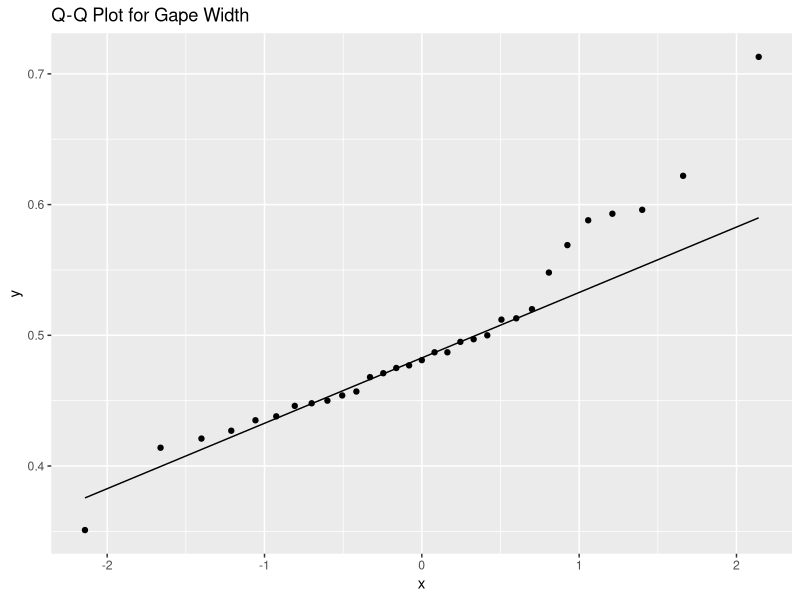
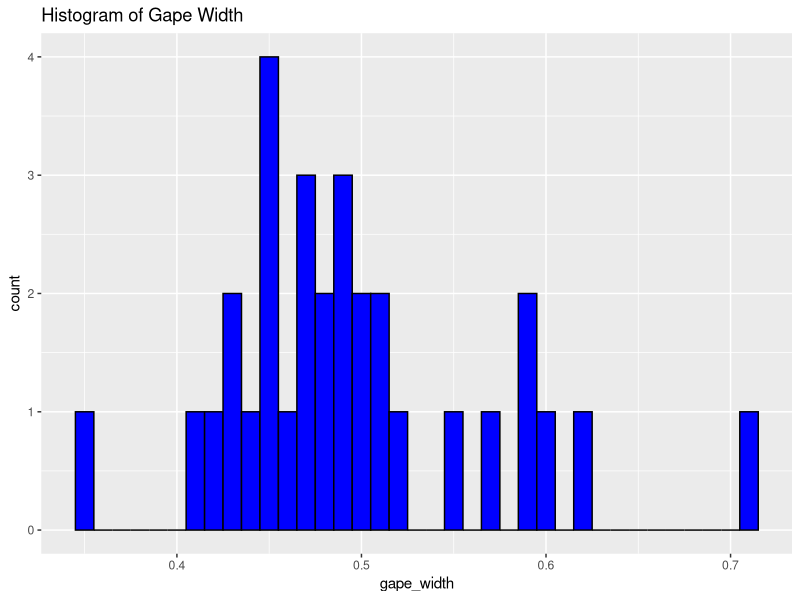
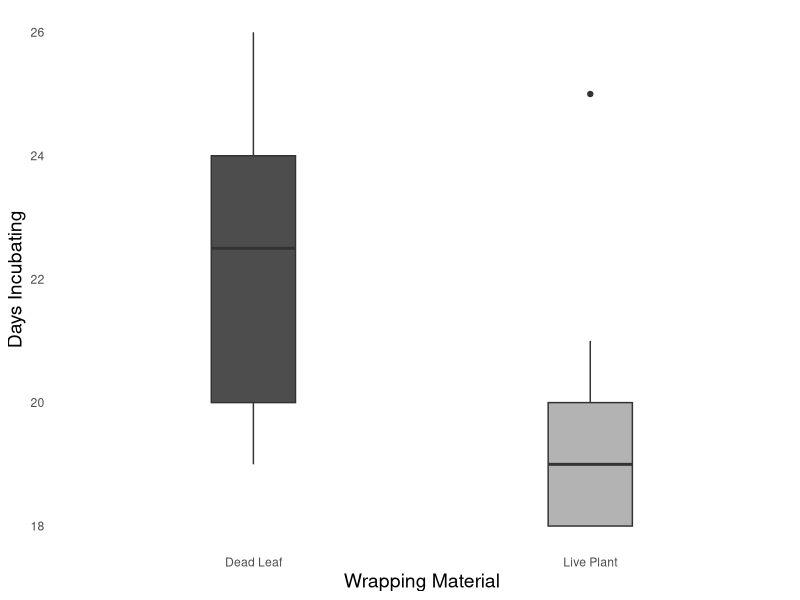
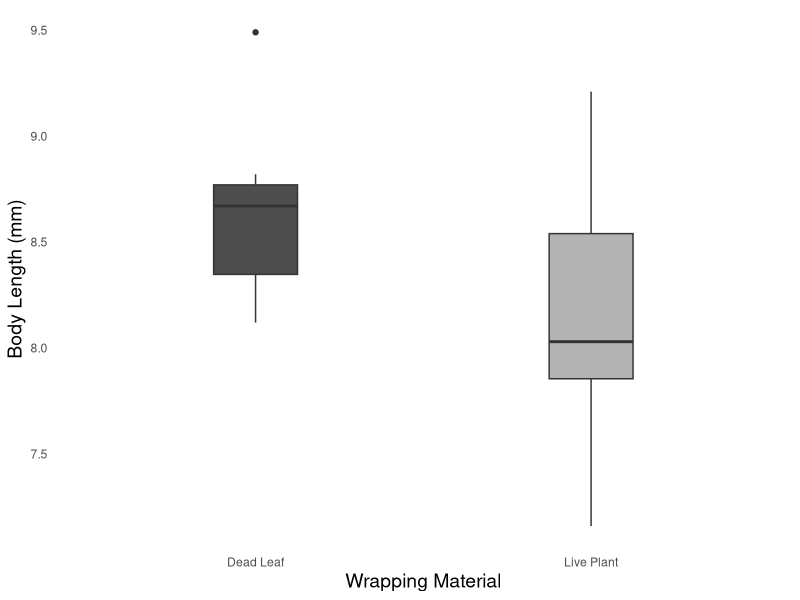
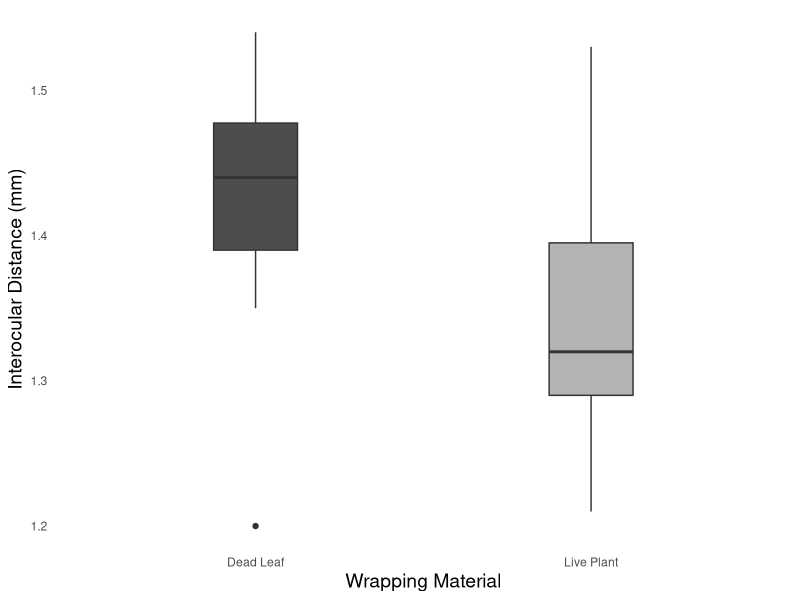
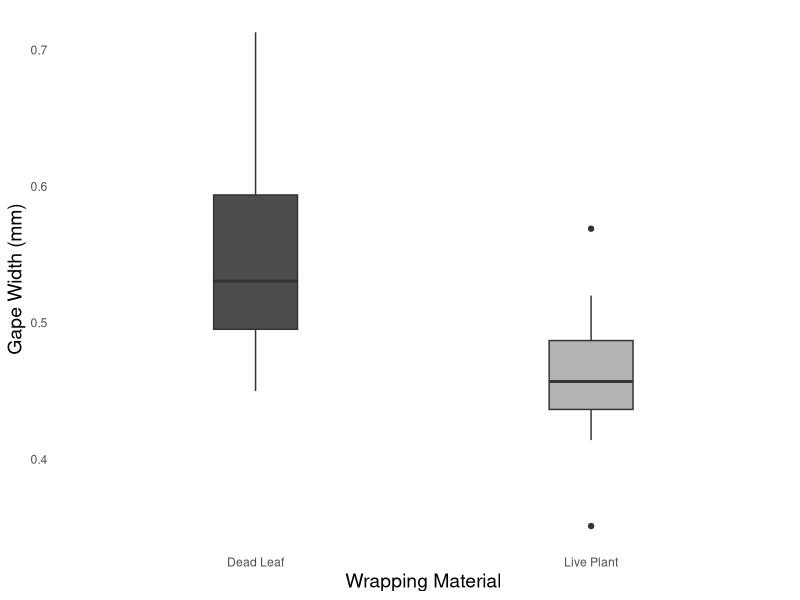

The R source for these figures, in order:
## ---- chunk 1
knitr::opts_chunk$set(echo = TRUE) #for knitting the PDF
if (!require("ggplot2")) install.packages("ggplot2"); library(ggplot2) #for pretty plots
if (!require("tidyverse")) install.packages("tidyverse"); library(tidyverse) #a collection of different packages for data science, such as ggplot and dplyr. ALWAYS DO LAST!! 
## ---- chunk 2
hatchling_data <- read.csv("hatchling_data.csv") 

head(hatchling_data)
tail(hatchling_data)
summary(hatchling_data)
str(hatchling_data)

## ---- chunk 3
hatchling_data_filtered <- hatchling_data %>% filter(id != 'N30')
tail(hatchling_data_filtered)
## ---- chunk 4
shapiro.test(hatchling_data_filtered$days_incubating)
shapiro.test(hatchling_data_filtered$body_length)
shapiro.test(hatchling_data_filtered$interoccular_distance)
shapiro.test(hatchling_data_filtered$gape_width)

## ---- chunk 5
ggplot(data = hatchling_data_filtered, aes(sample = gape_width)) +
  geom_qq() +
  geom_qq_line() +
  ggtitle("Q-Q Plot for Gape Width")
## ---- chunk 6
ggplot(data = hatchling_data_filtered, aes(x = gape_width)) +
  geom_histogram(binwidth = 0.01, fill = "blue", color = "black") +
  ggtitle("Histogram of Gape Width")
## ---- chunk 7
t.test(body_length ~ substrate, data = hatchling_data_filtered)
## ---- chunk 8
wilcox.test(days_incubating ~ substrate, data = hatchling_data_filtered)
wilcox.test(interoccular_distance ~ substrate, data = hatchling_data_filtered)
wilcox.test(gape_width ~ substrate, data = hatchling_data_filtered)
## ---- chunk 9
ggplot(data=hatchling_data_filtered, aes(x=substrate, y=days_incubating, fill=substrate)) +
  geom_boxplot(width=0.25) +
  labs(x = "Wrapping Material", y = "Days Incubating") +
  theme_minimal() +
  scale_fill_manual(values = c("P" = "gray70", "L" = "gray30")) + 
  scale_x_discrete(labels = c("P" = "Live Plant", "L" = "Dead Leaf")) +
  theme(panel.grid.major = element_blank(),
        panel.grid.minor = element_blank(),
        axis.title.x = element_text(size=14),
        axis.title.y = element_text(size=14),
        legend.position = "none")

## ---- chunk 10
ggplot(data=hatchling_data_filtered, aes(x=substrate, y=body_length, fill=substrate)) +
  geom_boxplot(width=0.25) +
  labs(x = "Wrapping Material", y = "Body Length (mm)") +
  theme_minimal() +
  scale_fill_manual(values = c("P" = "gray70", "L" = "gray30")) + 
  scale_x_discrete(labels = c("P" = "Live Plant", "L" = "Dead Leaf")) +
  theme(panel.grid.major = element_blank(),
        panel.grid.minor = element_blank(),
        axis.title.x = element_text(size=14),
        axis.title.y = element_text(size=14),
        legend.position = "none")
## ---- chunk 11
ggplot(data=hatchling_data_filtered, aes(x=substrate, y=interoccular_distance, fill=substrate)) +
  geom_boxplot(width=0.25) +
  labs(x = "Wrapping Material", y = "Interocular Distance (mm)") +
  theme_minimal() +
  scale_fill_manual(values = c("P" = "gray70", "L" = "gray30")) + 
  scale_x_discrete(labels = c("P" = "Live Plant", "L" = "Dead Leaf")) +
  theme(panel.grid.major = element_blank(),
        panel.grid.minor = element_blank(),
        axis.title.x = element_text(size=14),
        axis.title.y = element_text(size=14),
        legend.position = "none")
## ---- chunk 12
ggplot(data=hatchling_data_filtered, aes(x=substrate, y=gape_width, fill=substrate)) +
  geom_boxplot(width=0.25) +
  labs(x = "Wrapping Material", y = "Gape Width (mm)") +
  theme_minimal() +
  scale_fill_manual(values = c("P" = "gray70", "L" = "gray30")) + 
  scale_x_discrete(labels = c("P" = "Live Plant", "L" = "Dead Leaf")) +
  theme(panel.grid.major = element_blank(),
        panel.grid.minor = element_blank(),
        axis.title.x = element_text(size=14),
        axis.title.y = element_text(size=14),
        legend.position = "none")
